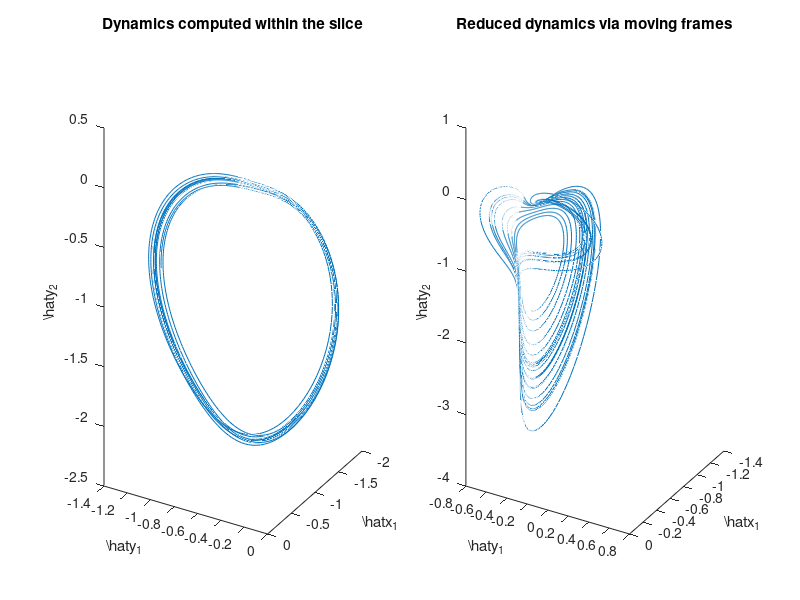
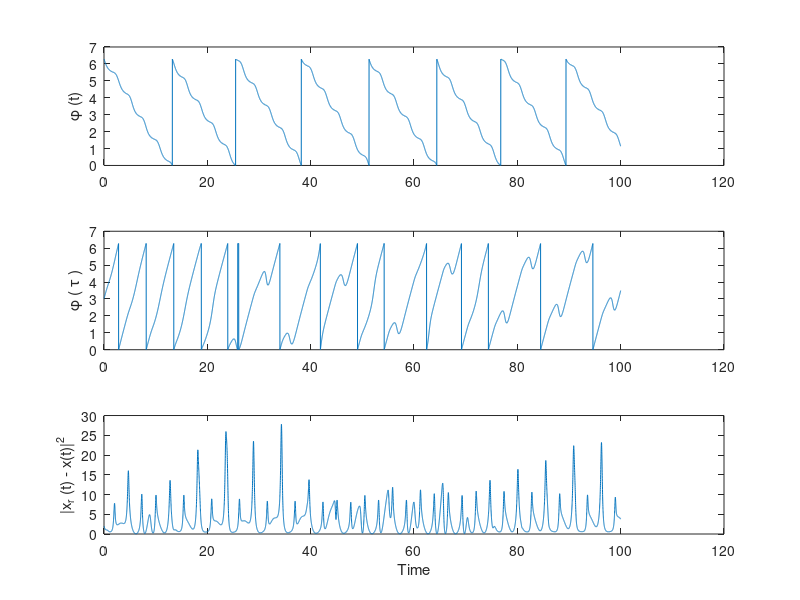
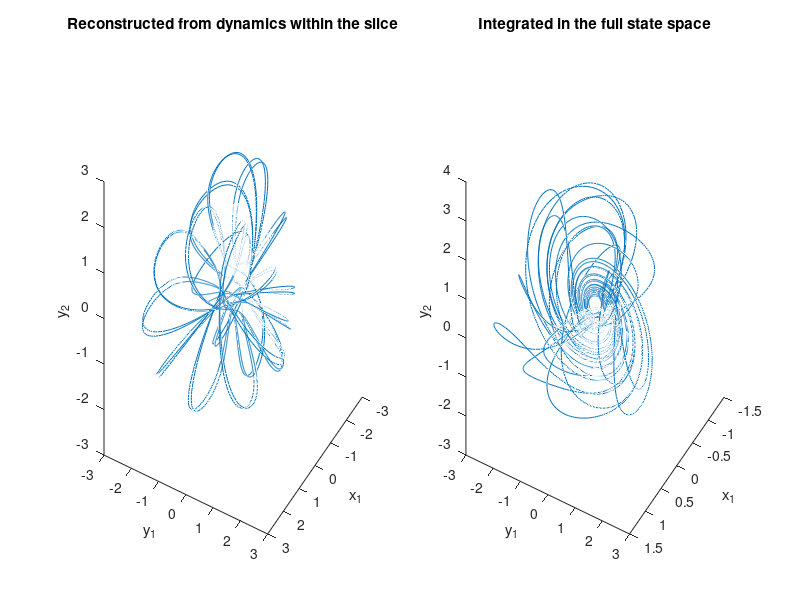

Recreate these plots in MATLAB, in order.
clear
hold off
clc

load dynamicswithintheslice.mat;
xhatslicedyn = xhat;
clear xhat;
load movingframes.mat;
xhatsymmred = xhat;
clear xhat;
load timeev.mat

figure(1)
subplot(1,2,1)
plot3(xhatslicedyn(1,:),xhatslicedyn(3,:),xhatslicedyn(4,:))
view(120,15)

xlabel('\hat{x}_1')
ylabel('\hat{y}_1')
zlabel('\hat{y}_2')
title('Dynamics computed within the slice')
view(120,15)

subplot(1,2,2)
plot3(xhatsymmred(1,:),xhatsymmred(3,:),xhatsymmred(4,:))
view(120,15)

xlabel('\hat{x}_1')
ylabel('\hat{y}_1')
zlabel('\hat{y}_2')
title('Reduced dynamics via moving frames')
view(120,15)

print -dpng ReducedDynamics.png

tarray = 1:size(phi,2);
tarray = tarray*deltat;

figure(2)

subplot(3,1,1)
plot(tarray(:),phi(:))
ylabel('\phi (t)')

tauarray = 1:size(phitau,2);
tauarray = tauarray*deltat;

subplot(3,1,2)
plot(tauarray(:), phitau(:))
ylabel('\phi ( \tau )')

subplot(3,1,3)

xdiff = xreconstructed(:,:) - x(:,:);
plot(tarray(:), xdiff(1,:).^2+xdiff(2,:).^2+xdiff(3,:).^2+xdiff(4,:).^2)
xlabel('Time')
ylabel('|x_r (t) - x(t)|^2')

print -dpng difference.png

figure(3)

subplot(1,2,1)
plot3(xreconstructed(1,:), xreconstructed(3,:), xreconstructed(4,:));
xlabel('x_1')
ylabel('y_1')
zlabel('y_2')
view(120,30)
title('Reconstructed from dynamics within the slice')

subplot(1,2,2)
plot3(x(1,:), x(3,:), x(4,:));
xlabel('x_1')
ylabel('y_1')
zlabel('y_2')
view(120,30)
title('Integrated in the full state space')
print -dpng xt.png
